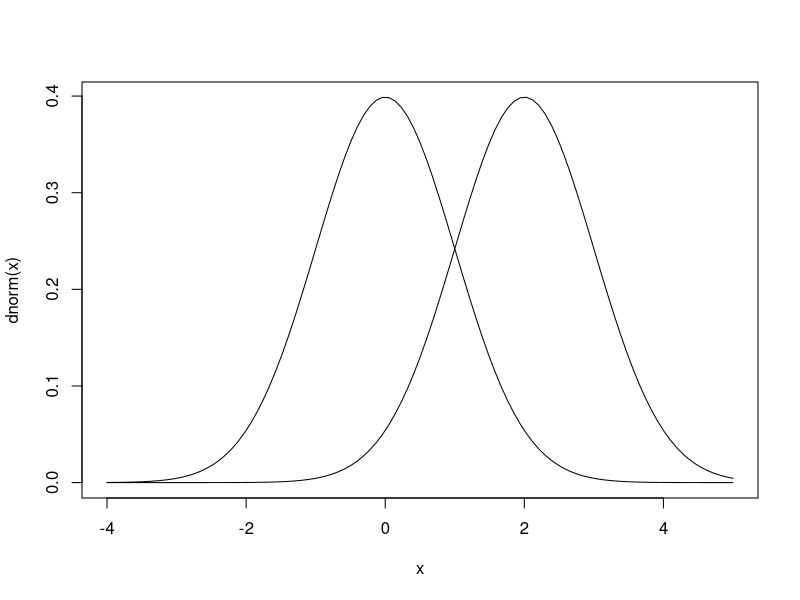
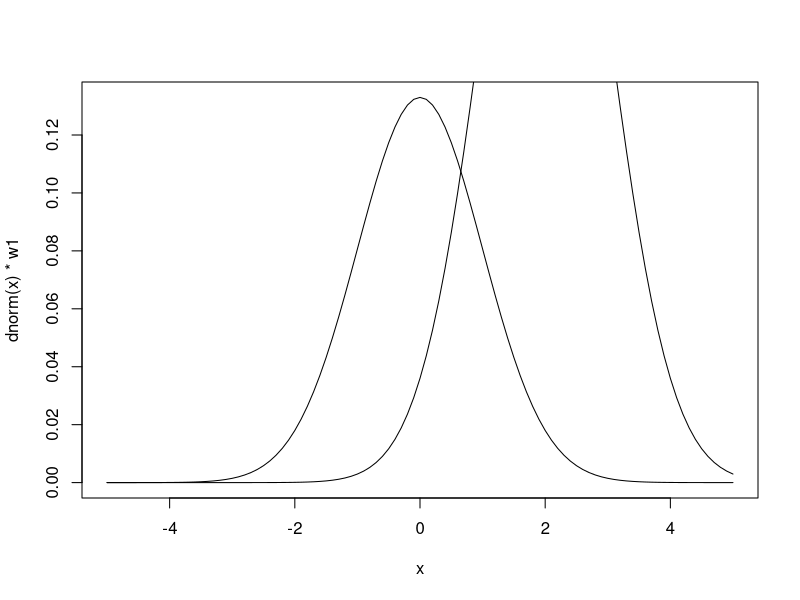
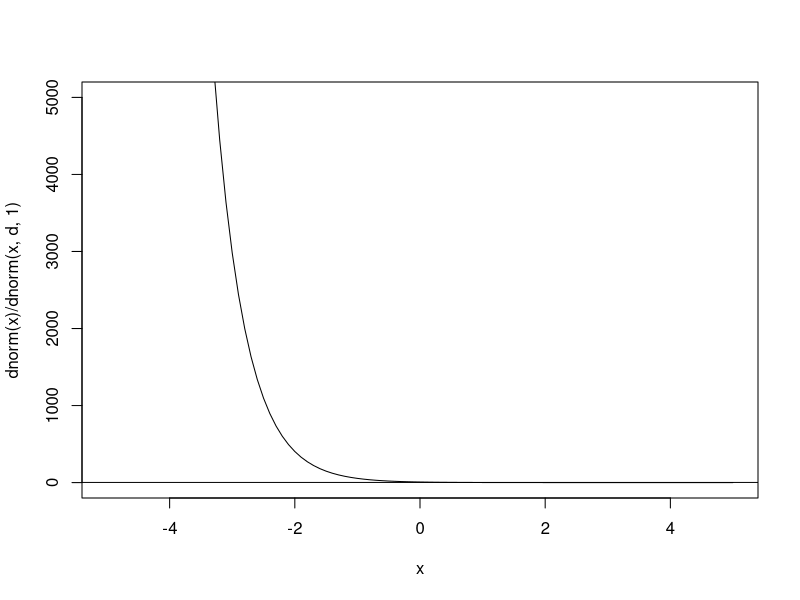

R code for these plots, in order: (Note: this script raises an error after producing the figures.)
#1
curve(dnorm(x), xlim=c(-4,5))
d <- 2
curve(dnorm(x, d, 1), add = TRUE)

#2
w1 <- 1/3
w2 <- 2/3
curve(dnorm(x)*w1, xlim=c(-5,5))
curve(dnorm(x, d, 1)*w2, add = TRUE)

#3
curve(dnorm(x)/dnorm(x, d, 1), xlim=c(-5,5), ylim=c(0,5000))
seuil <- w2/w1; seuil
abline(h=2)
#Si x<x0 affecter x à w1 sinon à w2

#4
fx <- x #fonction discriminante linéaire 
#x>x0 -> w2 sinon w1
#x >= le-B/alpha

#5
#p(x) <- dnorm(x)*w1+dnorm(x, d, 1)*w2;px
curve(dnorm(x)*w1/(dnorm(x)*w1+dnorm(x, d, 1)*w2), xlim=c(-5,5))
curve(dnorm(x, d, 1)*w2/(dnorm(x)*w1+dnorm(x, d, 1)*w2), add=T)

#6

#7
curve(dnorm(x)*w1/(dnorm(x)*w1+dnorm(x, d, 1)*w2), xlim=c(-5,5))
abline(h=1-seuil)

#8
